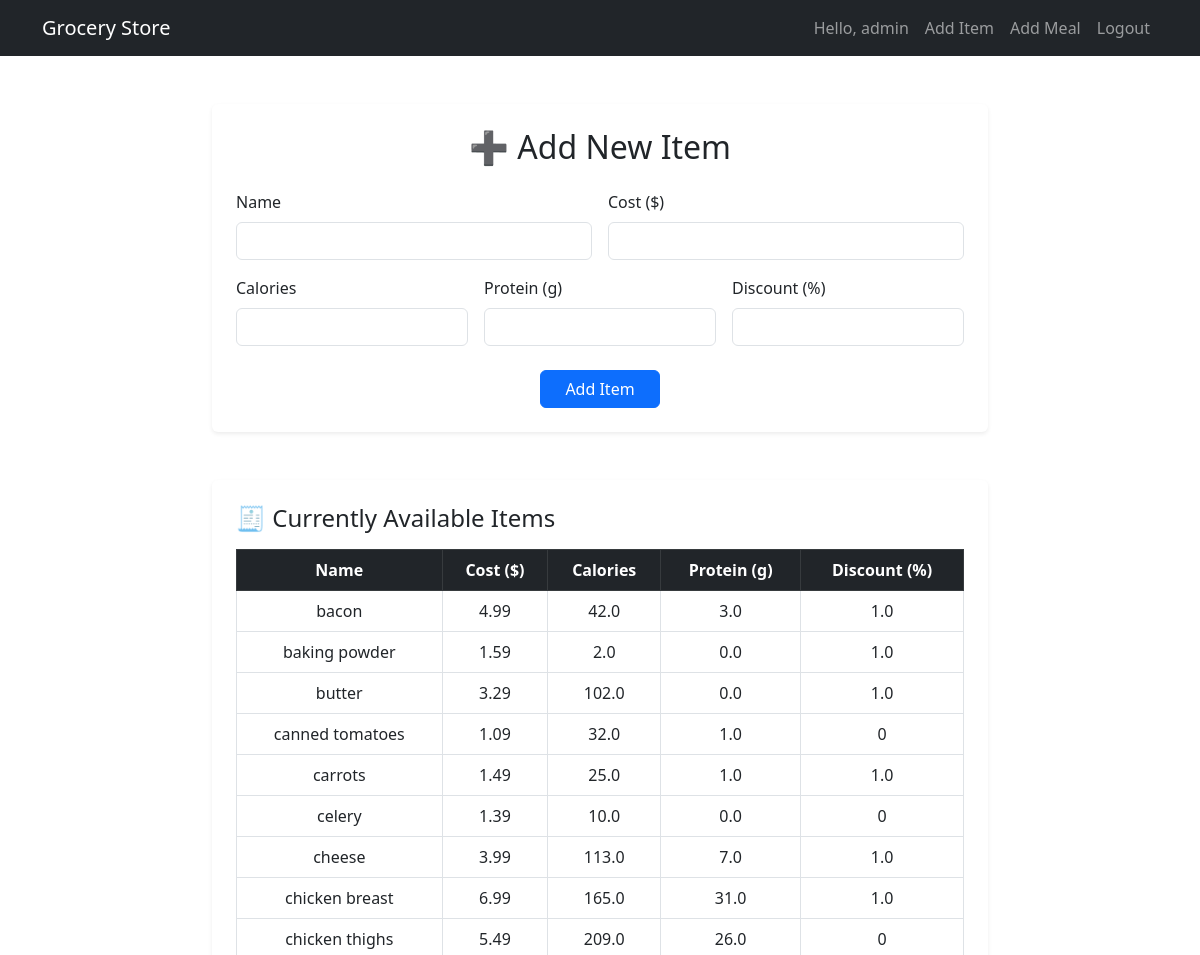
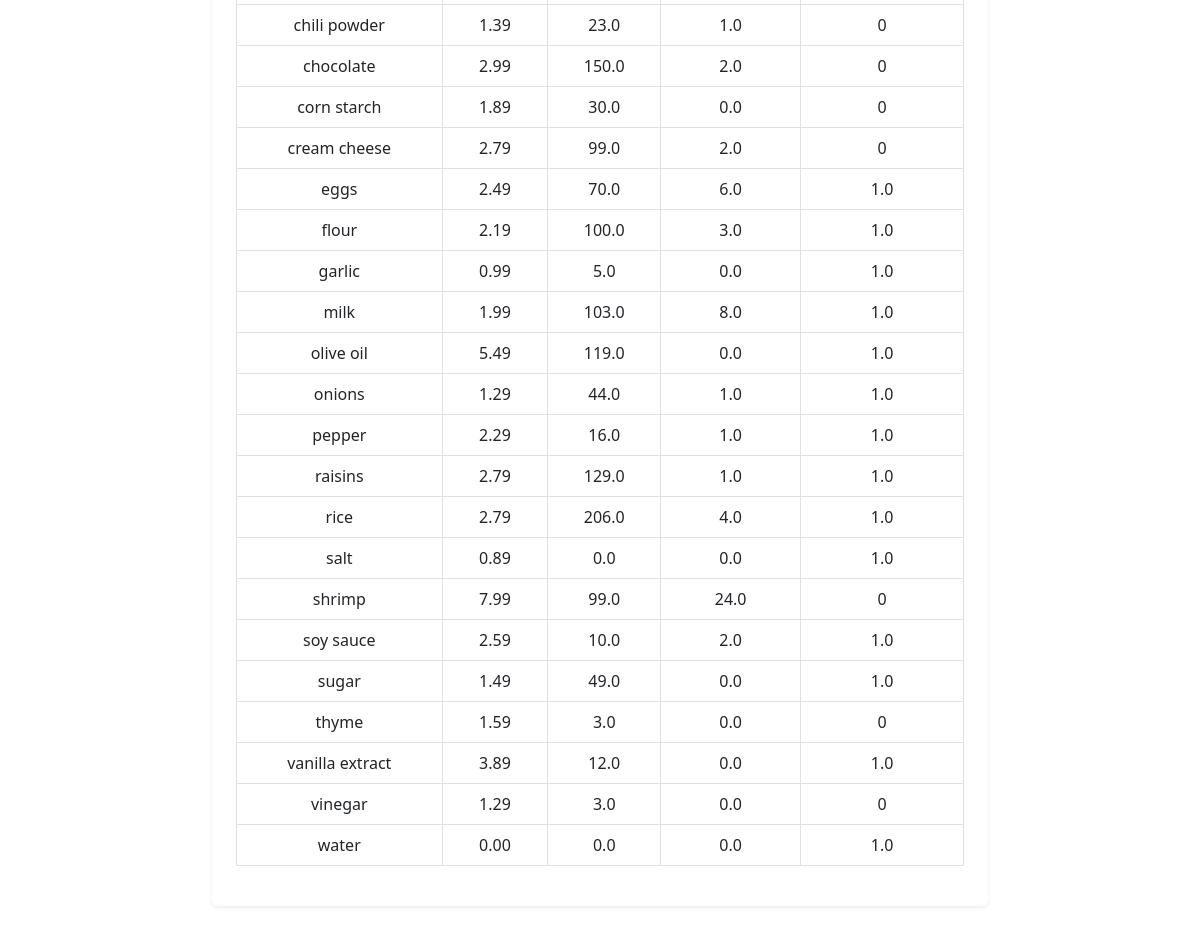
The page /add-item (signed in) on the database as committed earlier (2 pictures, top to bottom).
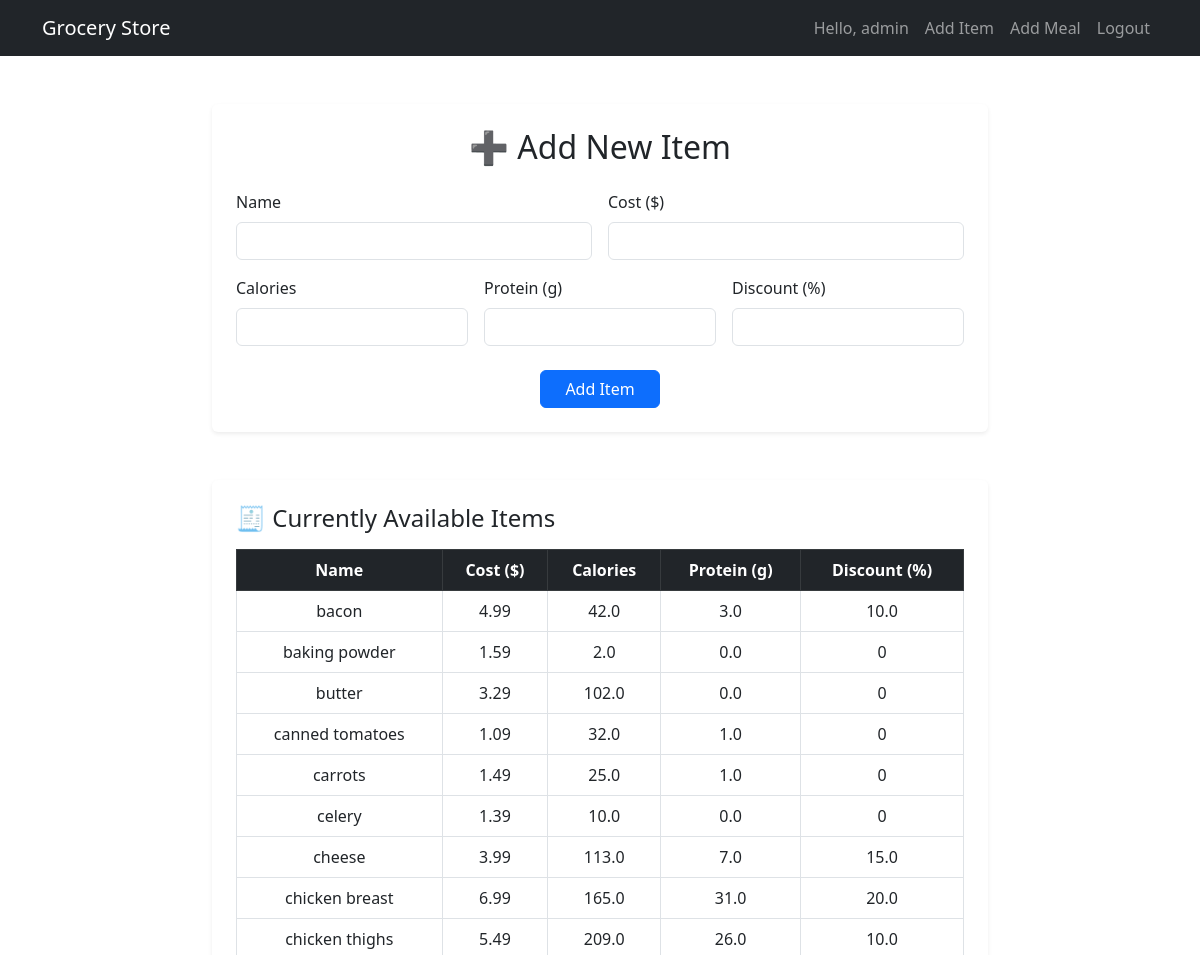
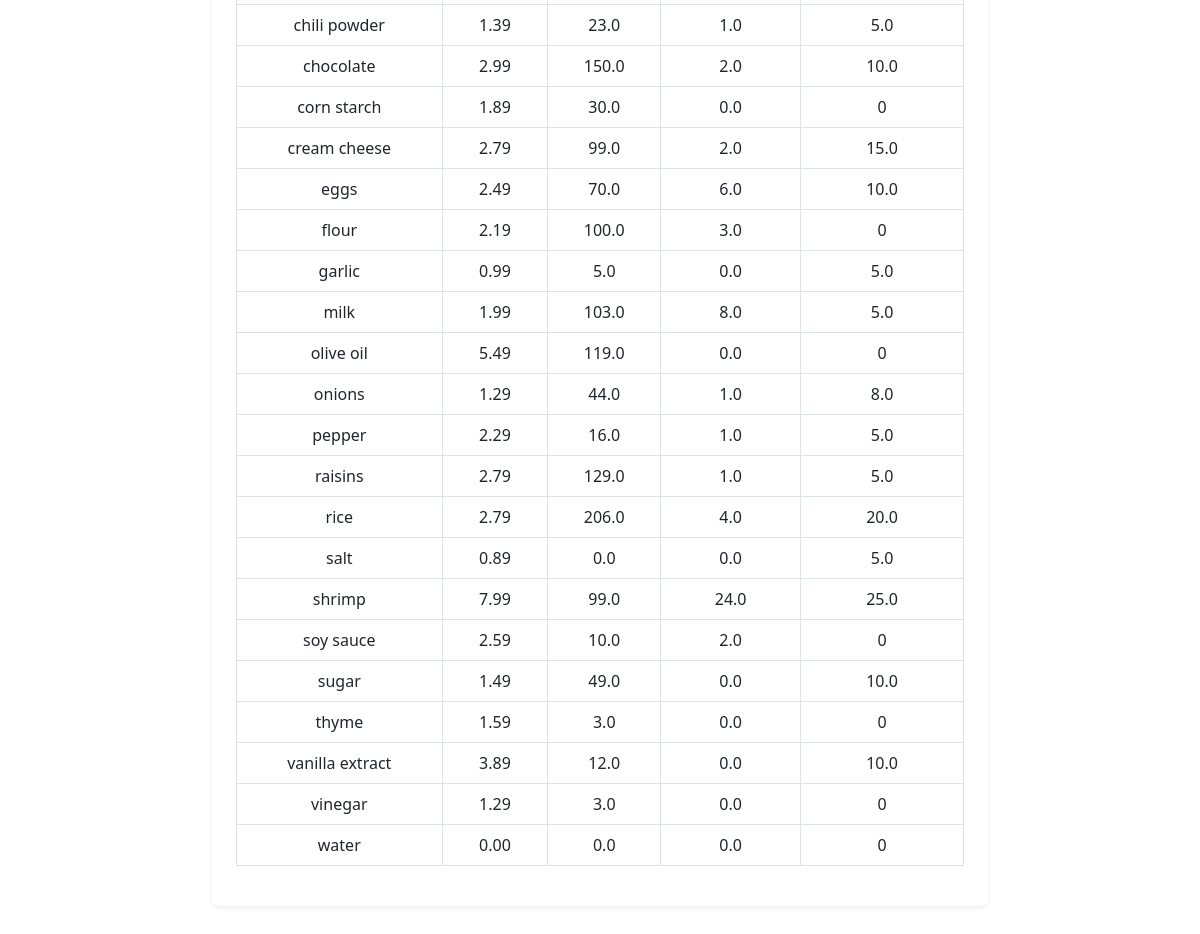
The same page on the database as committed later (2 pictures, top to bottom).
### app.py (models this page shows)
class Item(db.Model):
    id = db.Column(db.Integer, primary_key=True)
    name = db.Column(db.String(100), nullable=False)
    cost = db.Column(db.Float, nullable=False)
    image_url = db.Column(db.String(300))
    calories = db.Column(db.Float, default=0)
    protein = db.Column(db.Float, default=0)
    discount = db.Column(db.Float, default=0)

### app.py (the view, shortened to what this page needs)
@app.route('/add-item', methods=['GET', 'POST'])
def add_item():
    if 'user' not in session or not session.get('is_admin'):
        return redirect(url_for('login'))
    all_items = Item.query.order_by(Item.name.asc()).all()
    return render_template('add_item.html', items=all_items)

### templates/add_item.html (shortened to what this page needs)
{% extends 'layout.html' %}
{% block content %}
<div class="container py-5" style="max-width: 800px;">
  <div class="card shadow-sm border-0 p-4 mb-5">
    <h2 class="mb-4 text-center">➕ Add New Item</h2>
    <form method="POST">
      <div class="row g-3">
        <div class="col-md-6">
          <label class="form-label">Name</label>
          <input type="text" name="name" class="form-control" required>
        </div>
        <div class="col-md-6">
          <label class="form-label">Cost ($)</label>
          <input type="number" name="cost" step="0.01" class="form-control" required>
        </div>
        <div class="col-md-4">
          <label class="form-label">Calories</label>
          <input type="number" name="calories" step="0.1" class="form-control" required>
        </div>
        <div class="col-md-4">
          <label class="form-label">Protein (g)</label>
          <input type="number" name="protein" step="0.1" class="form-control" required>
        </div>
        <div class="col-md-4">
          <label class="form-label">Discount (%)</label>
          <input type="number" name="discount" step="0.1" class="form-control">
        </div>
      </div>
      <div class="mt-4 text-center">
        <button type="submit" class="btn btn-primary px-4">Add Item</button>
      </div>
    </form>
  </div>
  <div class="card shadow-sm border-0 p-4">
    <h4 class="mb-3">🧾 Currently Available Items</h4>
    <div class="table-responsive">
      <table class="table table-bordered table-hover align-middle text-center">
        <thead class="table-dark">
          <tr>
            <th>Name</th>
            <th>Cost ($)</th>
            <th>Calories</th>
            <th>Protein (g)</th>
            <th>Discount (%)</th>
          </tr>
        </thead>
        <tbody>
          {% for item in items %}
          <tr>
            <td>{{ item.name }}</td>
            <td>{{ '%.2f' % item.cost }}</td>
            <td>{{ item.calories }}</td>
            <td>{{ item.protein }}</td>
            <td>{{ item.discount or 0 }}</td>
          </tr>
          {% endfor %}
        </tbody>
      </table>
    </div>
  </div>
</div>
{% endblock %}

### templates/layout.html (shortened to what this page needs)
<!DOCTYPE html>
<html>
<head>
  <link href="https://cdn.jsdelivr.net/npm/bootstrap@5.3.0/dist/css/bootstrap.min.css" rel="stylesheet">
</head>
<body>
<nav class="navbar navbar-expand-lg navbar-dark bg-dark">
  <div class="container">
    <a class="navbar-brand" href="/">Grocery Store</a>
    <div class="collapse navbar-collapse">
      <ul class="navbar-nav ms-auto">
        {% if 'user' in session %}
  <li class="nav-item"><a class="nav-link">Hello, {{ session['user'] }}</a></li>
    {% if session['is_admin'] %}
      <li class="nav-item"><a class="nav-link" href="/add-item">Add Item</a></li>
      <li class="nav-item"><a class="nav-link" href="/add-meal">Add Meal</a></li>
    {% endif %}
    <li class="nav-item"><a class="nav-link" href="/logout">Logout</a></li>
        {% else %}
          <li class="nav-item"><a class="nav-link" href="/login">Login</a></li>
          <li class="nav-item"><a class="nav-link" href="/signup">Signup</a></li>
        {% endif %}
      </ul>
    </div>
  </div>
</nav>
{% block content %}{% endblock %}
</body>
</html>

Rows that differ between the two databases and show on the page:
changed Item "bacon": discount "1.0" → "10.0"
changed Item "baking powder": discount "1.0" → "0"
changed Item "butter": discount "1.0" → "0"
changed Item "carrots": discount "1.0" → "0"
changed Item "cheese": discount "1.0" → "15.0"
changed Item "chicken breast": discount "1.0" → "20.0"
changed Item "chicken thighs": discount "0" → "10.0"
changed Item "chili powder": discount "0" → "5.0"
changed Item "chocolate": discount "0" → "10.0"
changed Item "cream cheese": discount "0" → "15.0"
changed Item "eggs": discount "1.0" → "10.0"
changed Item "flour": discount "1.0" → "0"
changed Item "garlic": discount "1.0" → "5.0"
changed Item "milk": discount "1.0" → "5.0"
changed Item "olive oil": discount "1.0" → "0"
changed Item "onions": discount "1.0" → "8.0"
changed Item "pepper": discount "1.0" → "5.0"
changed Item "raisins": discount "1.0" → "5.0"
changed Item "rice": discount "1.0" → "20.0"
changed Item "salt": discount "1.0" → "5.0"
changed Item "shrimp": discount "0" → "25.0"
changed Item "soy sauce": discount "1.0" → "0"
changed Item "sugar": discount "1.0" → "10.0"
changed Item "vanilla extract": discount "1.0" → "10.0"
changed Item "water": discount "1.0" → "0"
